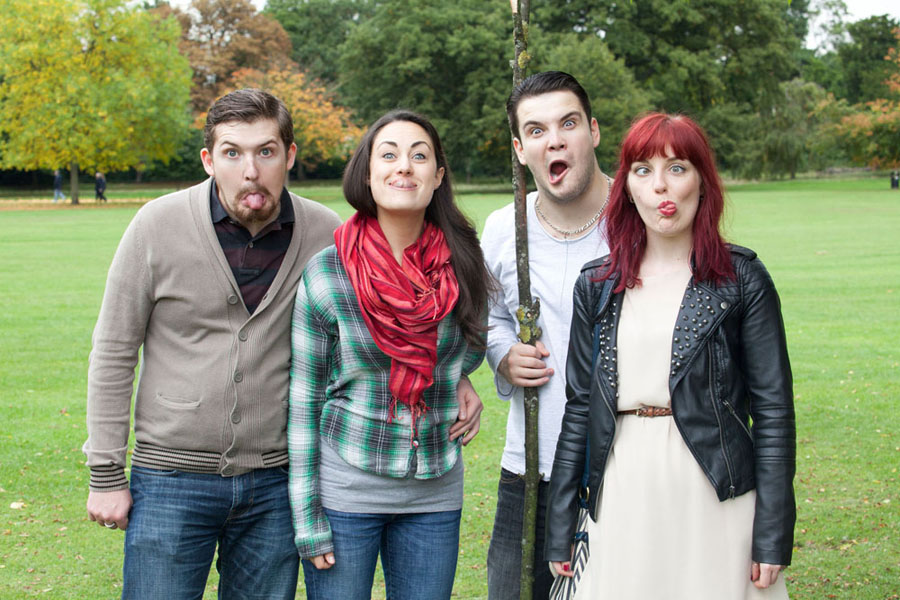
#> input picture FaceDetectionUsingHaarCascades_picture/blog_04.jpg, 900 x 600 px
$ python main.py
#> lines starting #> are read from the running program, lines starting #| are printed output that depends on the picture; after the words box and inside, x2 and y2 are one past the last pixel; in counts of white or black regions, pixels touching at a corner belong together
import numpy as np
import cv2
from matplotlib import pyplot as plt

# face_cascade = cv2.CascadeClassifier('haarcascade_frontalface_default.xml')
# eye_cascade = cv2.CascadeClassifier('haarcascade_eye.xml')
face_cascade = cv2.CascadeClassifier('/home/toto/Downloads/opencv/data/haarcascades/haarcascade_frontalface_default.xml')
eye_cascade = cv2.CascadeClassifier('/home/toto/Downloads/opencv/data/haarcascades/haarcascade_eye.xml')

img = cv2.imread('blog_04.jpg')
#> img is the input picture: shape (600, 900, 3); mean B, G, R 108.6, 134.4, 128.7
gray = cv2.cvtColor(img, cv2.COLOR_BGR2GRAY)
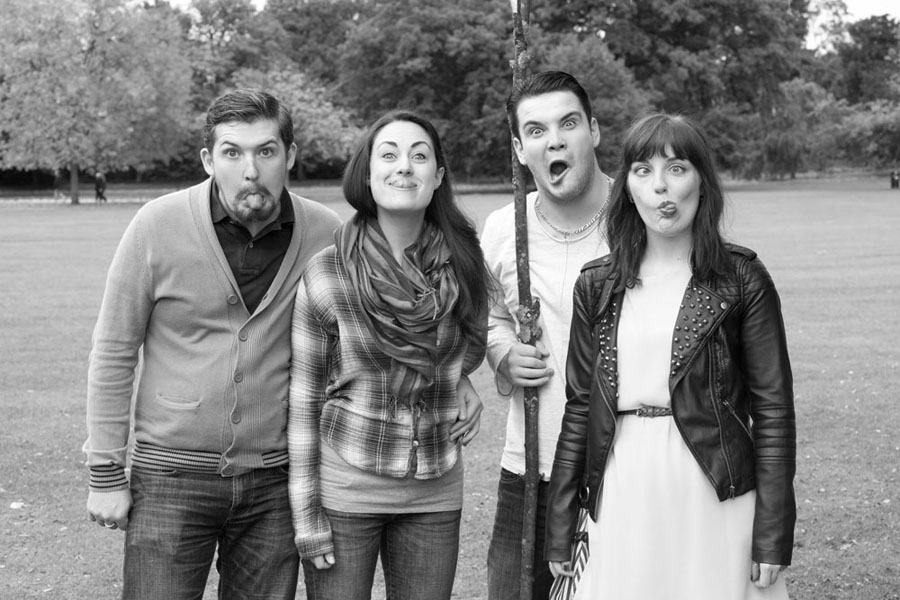
#> gray: shape (600, 900); min 0, max 255, mean 129.7

faces = face_cascade.detectMultiScale(gray, 1.3, 5)
#> faces = [[506, 90, 93, 93], [362, 121, 81, 81], [205, 119, 88, 88], [618, 139, 82, 82], [213, 208, 82, 82]]


for (x,y,w,h) in faces:
    cv2.rectangle(img,(x,y),(x+w,y+h),(255,0,0),2)
    roi_gray = gray[y:y+h, x:x+w]
    roi_color = img[y:y+h, x:x+w]
    eyes = eye_cascade.detectMultiScale(roi_gray)
    for (ex,ey,ew,eh) in eyes:
        cv2.rectangle(roi_color,(ex,ey),(ex+ew,ey+eh),(0,255,0),2)
#> this loop made 5 passes
#> (x, y, w, h, eyes) on passes 1 to 4: (506, 90, 93, 93, [[51, 21, 24, 24], [18, 30, 23, 23]]), (362, 121, 81, 81, [[16, 23, 23, 23], [46, 24, 24, 24], [35, 53, 23, 23]]), (205, 119, 88, 88, [[14, 21, 24, 24], [48, 21, 23, 23]]), (618, 139, 82, 82, [[47, 19, 23, 23], [12, 20, 23, 23]])
#> pass 1, `roi_gray = gray[y:y+h, x:x+w]`:
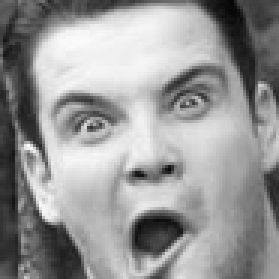
#> roi_gray: shape (93, 93) (shown 3 times larger); min 6, max 252, mean 150.7
#> pass 1, `roi_color = img[y:y+h, x:x+w]`:
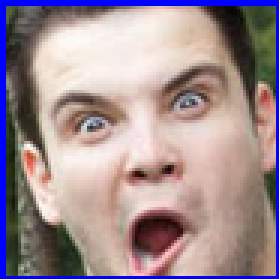
#> roi_color: shape (93, 93, 3) (shown 3 times larger); mean B, G, R 146.5, 140.9, 159.4
#> pass 2, `roi_color = img[y:y+h, x:x+w]`:
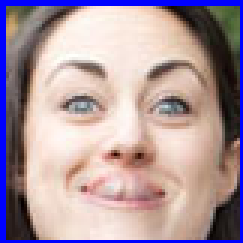
#> roi_color: shape (81, 81, 3) (shown 3 times larger); mean B, G, R 158.6, 151, 171.9
#> after the loop:
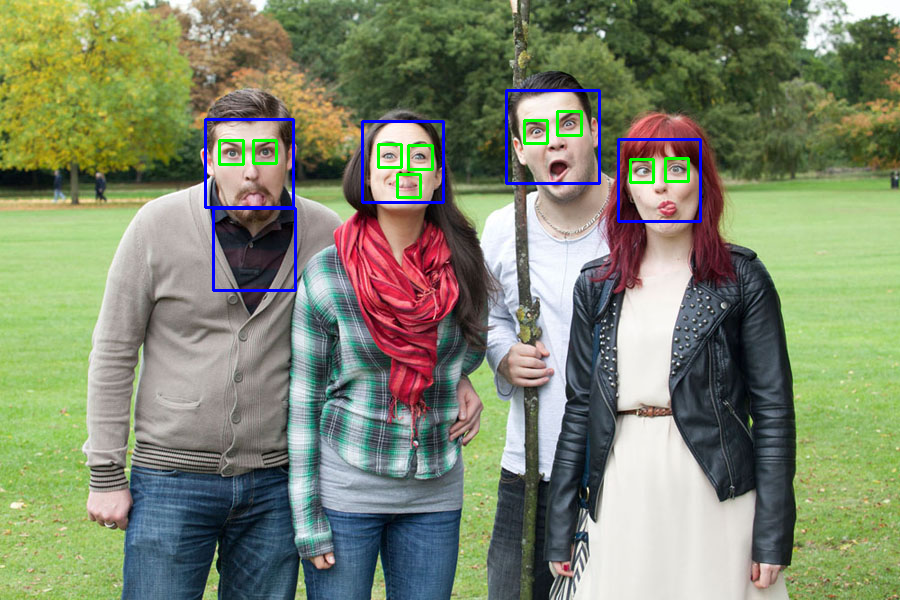
#> img: shape (600, 900, 3); 1.37% of pixels changed, all inside (x1, y1, x2, y2) = (204, 89, 702, 292)
#> after the loop:
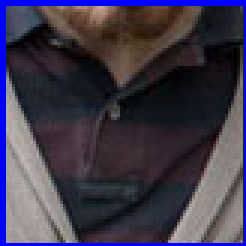
#> roi_color: shape (82, 82, 3) (shown 3 times larger); mean B, G, R 76.7, 56.1, 62.1
#> after the loop:
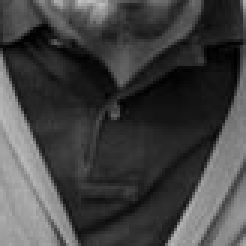
#> roi_gray: shape (82, 82) (shown 3 times larger); min 0, max 193, mean 66.2

cv2.imshow('img',img)
cv2.waitKey(0)
cv2.destroyAllWindows()

$ run again, with FaceDetectionUsingHaarCascades_picture/couple.jpg copied over FaceDetectionUsingHaarCascades_picture/blog_04.jpg
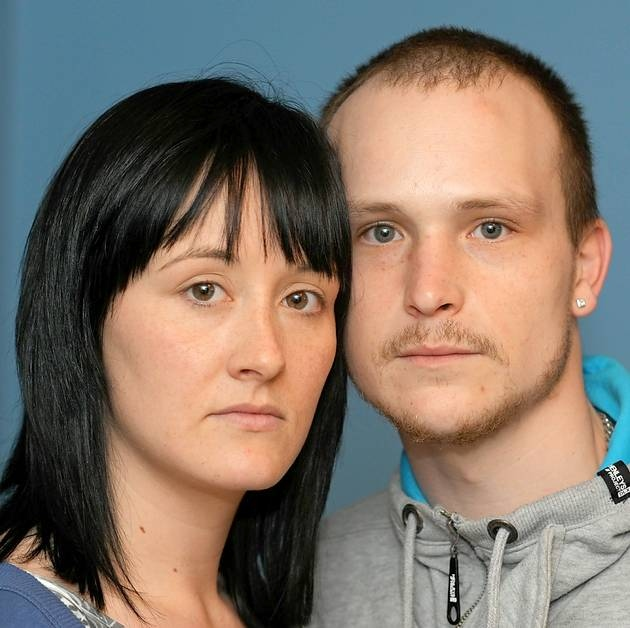
#> input picture FaceDetectionUsingHaarCascades_picture/couple.jpg, 630 x 628 px
#> img is the input picture: shape (628, 630, 3); mean B, G, R 105, 115.6, 128.9
#> `gray = cv2.cvtColor(img, cv2.COLOR_BGR2GRAY)`:
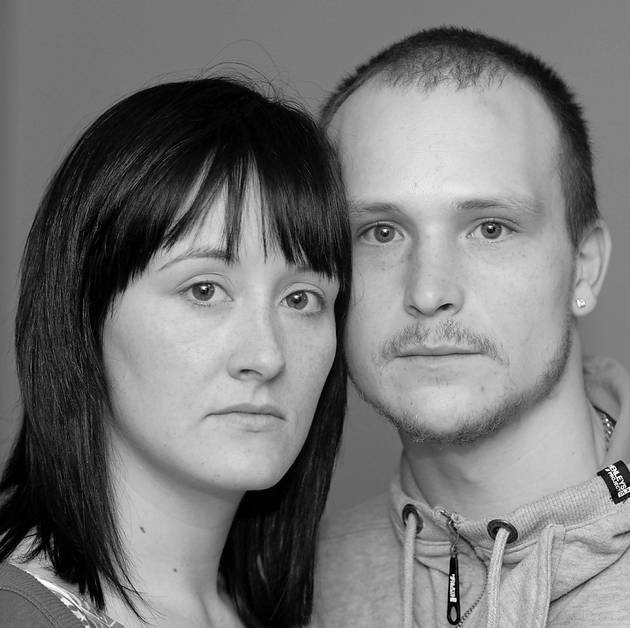
#> gray: shape (628, 630); min 0, max 255, mean 118.4
#> faces = [[301, 126, 274, 274], [97, 190, 293, 293]]
#> the loop `for (x,y,w,h) in faces:` made 2 passes
#> (x, y, w, h, eyes) on pass 1: (301, 126, 274, 274, [[100, 173, 22, 22], [52, 79, 57, 57], [152, 70, 67, 67]])
#> after the loop `for (x,y,w,h) in faces:`:
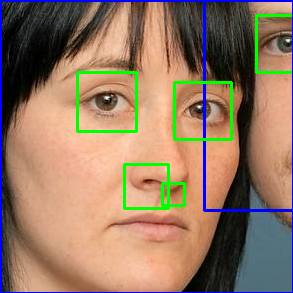
#> roi_color: shape (293, 293, 3); mean B, G, R 98.9, 120.8, 148.6
